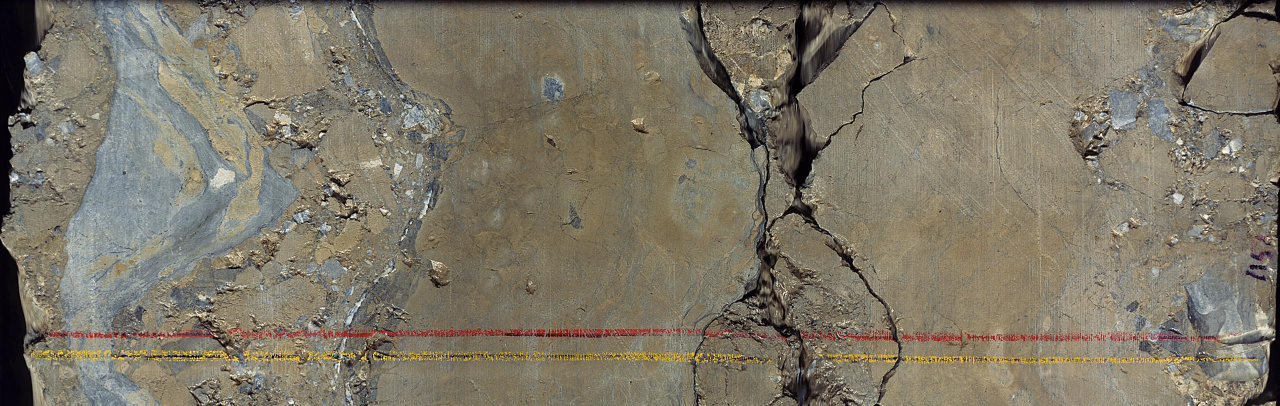
#> input picture main use/examples/unwrapped images/7220_6-1__ROCK AND CORE__1000.00-1001.00_AC02.jpeg, 2559 x 811 px (shown at 1/2 size)
$ python -i functions.py   (imports and definitions only)
#> lines starting #> are read from the running program, lines starting #| are printed output that depends on the picture

import torchvision
import os
import cv2
import numpy as np
import math
from skimage.morphology import skeletonize
from PIL import Image, ImageDraw
from PIL import Image, ImageDraw, ImageFont


# mask rcnn inference functions


# [24 lines left out: functions to_resize, open_and_resize, not called in this run]

'''def sine_detection(image, w_s):
    h, w = image.shape
    search_w = int(0.5 * h)
    k_max = 0
    for line in range(10, h - 10, 1):
        sine = []
        k = 0
        top = line - search_w
        bottom = line + search_w
        if top < 0:
            top = 0
        elif bottom > h:
            bottom = h

        region = image[top:bottom, 0:w]
        # points = np.where(region>0)
        for x in range(region.shape[1]):
            for y in range(region.shape[0]):
                if region[y, x] > 0:
                    x2 = x + int(w / 2)
                    if x2 > w: x2 = x2 - w
                    y2 = line + (line - y)
                    i1 = x2 - w_s
                    i2 = x2 + w_s
                    j1 = y2 - w_s
                    j2 = y2 + w_s

                    # if i1 <0 :i1 =0  # if u change i1 or j2 change 2
                    # if i2 >w :i2 =w
                    # if j1 <0 :j1 =0
                    # if j2 >h :j2=h
                    small_region = region[j1:j2, i1:i2]
                    if small_region.size > 0 and np.max(small_region) > 0:
                        sine.append([x, y + top])  # ???
                        k += 1
        if k > k_max:
            k_max = k
            f = sine
            loc = line

    return(f, k_max)'''
#_______________________
# [33 lines left out: functions get_first_depth, get_location, get_dip_angle, get_dip_direction, crop_frac, not called in this run]


def read_img(img_path, resize_ratio=1):
#> called with resize_ratio = 1
    image = cv2.imread(img_path)
#> image is the input picture: shape (811, 2559, 3); mean B, G, R 103.6, 119.5, 126.4
    image = cv2.rotate(image, rotateCode=cv2.ROTATE_90_CLOCKWISE)
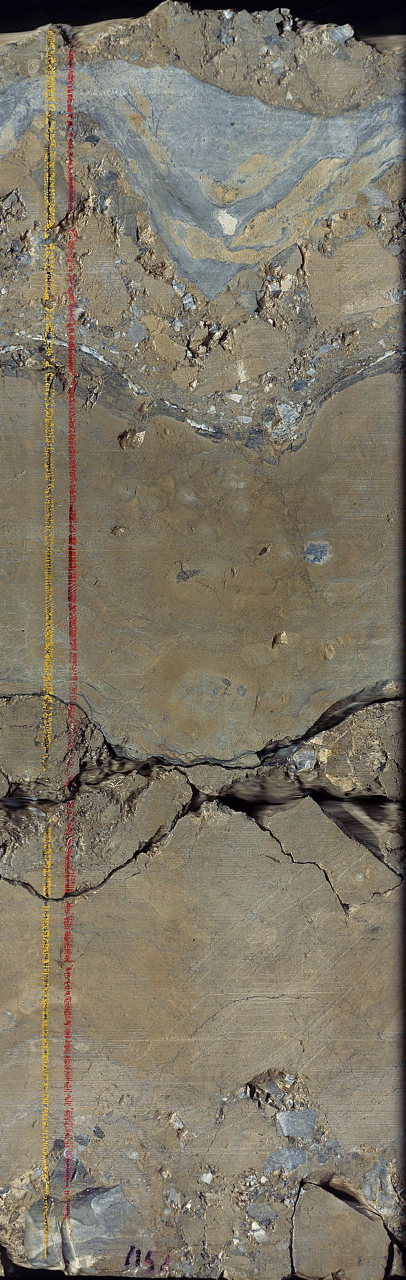
#> image: shape (2559, 811, 3) (shown at 1/2 size); mean B, G, R 103.6, 119.5, 126.4
    image = cv2.cvtColor(image, cv2.COLOR_BGR2RGB)
    wi, hi, _ = image.shape
#> wi = 2559; hi = 811
    image = cv2.resize(image,
                       (int(hi * resize_ratio), int(wi * resize_ratio)), interpolation=cv2.INTER_AREA)
    return (image)

>>> result = read_img('examples/unwrapped images/7220_6-1__ROCK AND CORE__1000.00-1001.00_AC02.jpeg')

$ run again, on main use/examples/unwrapped images/7220_6-1__ROCK AND CORE__1001.00-1002.00_AC11.jpeg
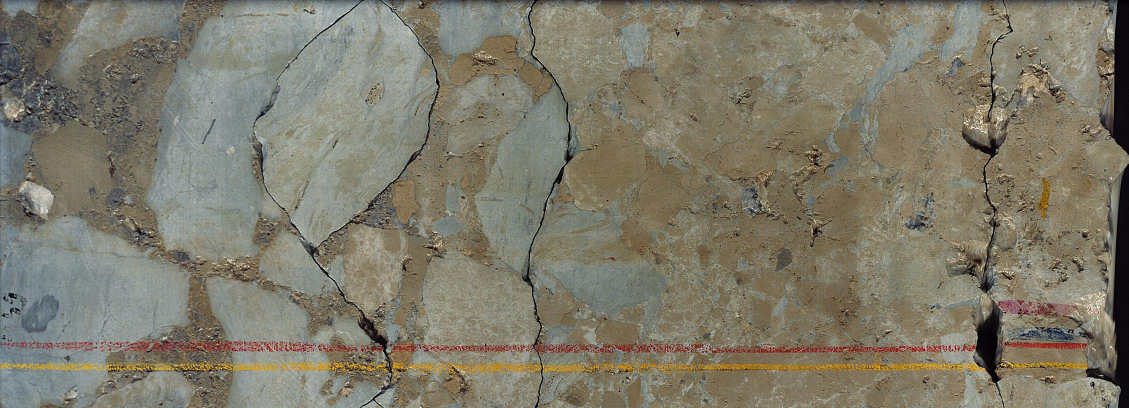
#> input picture main use/examples/unwrapped images/7220_6-1__ROCK AND CORE__1001.00-1002.00_AC11.jpeg, 2257 x 816 px (shown at 1/2 size)
#> in read_img, image is the input picture: shape (816, 2257, 3); mean B, G, R 106.6, 122.4, 126.7
#> in read_img, `image = cv2.rotate(image, rotateCode=cv2.ROTATE_90_CLOCKWISE)`:
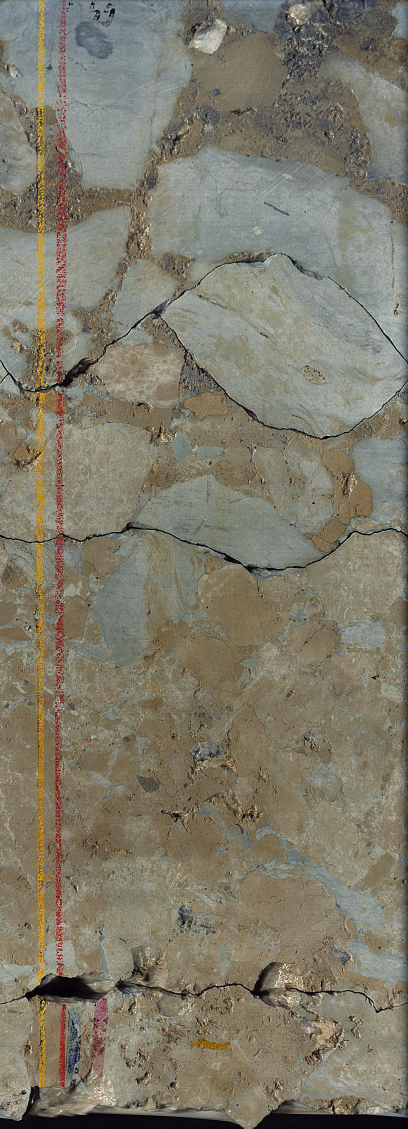
#> image: shape (2257, 816, 3) (shown at 1/2 size); mean B, G, R 106.6, 122.4, 126.7

$ run again, on main use/examples/unwrapped images/7220_6-1__ROCK AND CORE__1002.00-1003.00_AC41.jpeg
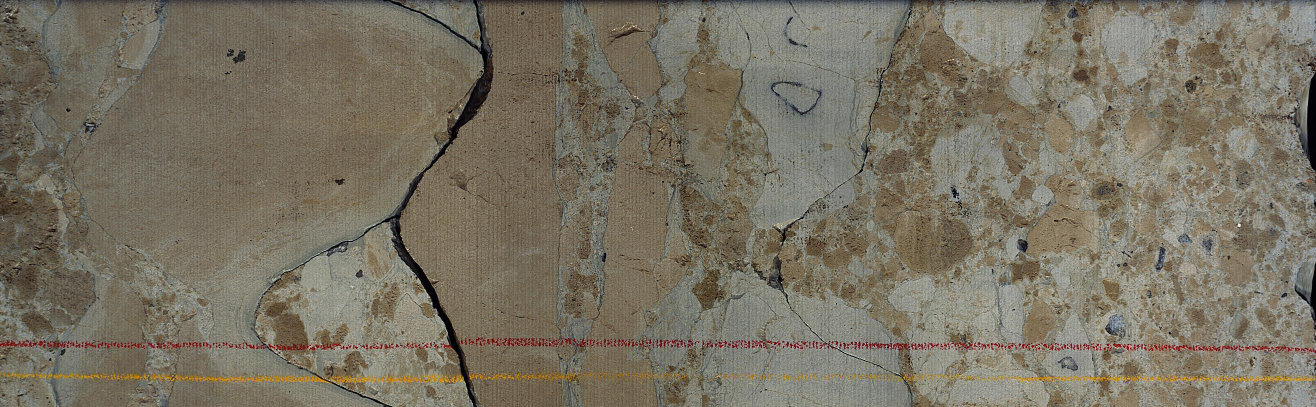
#> input picture main use/examples/unwrapped images/7220_6-1__ROCK AND CORE__1002.00-1003.00_AC41.jpeg, 2632 x 814 px (shown at 1/2 size)
#> in read_img, image is the input picture: shape (814, 2632, 3); mean B, G, R 98.9, 114.4, 121
#> in read_img, `image = cv2.rotate(image, rotateCode=cv2.ROTATE_90_CLOCKWISE)`:
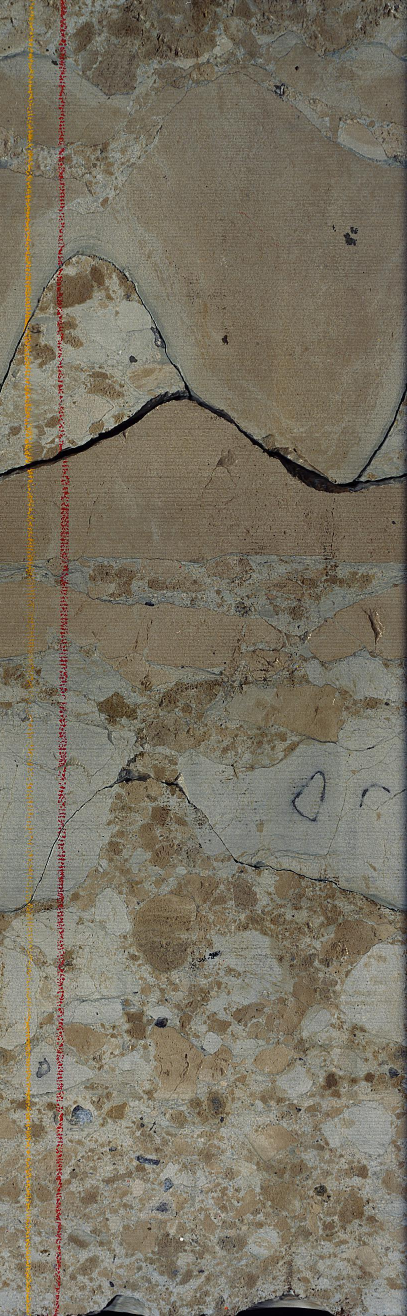
#> image: shape (2632, 814, 3) (shown at 1/2 size); mean B, G, R 98.9, 114.4, 121
